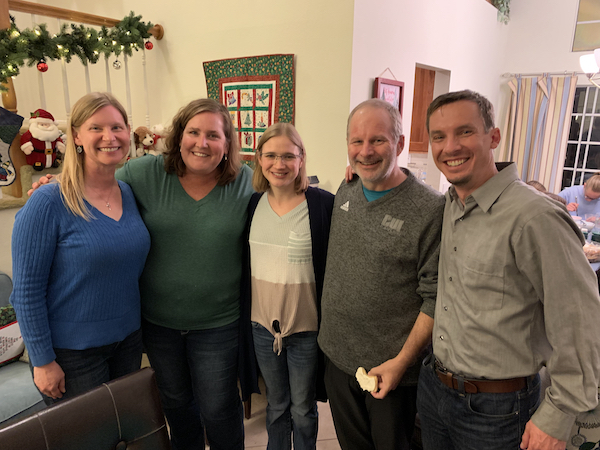
#> input picture classification/src/dept_photo.jpeg, 600 x 450 px
$ python pillow_demo.py
#> lines starting #> are read from the running program, lines starting #| are printed output that depends on the picture
from PIL import Image

# References:
#   Image Processing in Python with Pillow by Joyce Echessa
#     https://auth0.com/blog/image-processing-in-python-with-pillow/

if __name__ == '__main__':

    print("\nPillow")

    # Open and display an image with pillow
    # Notice that the picture opens in an external viewer
    pimage = Image.open('dept_photo.jpeg')
#> pimage is the input picture: PIL image 600x450 RGB; mean R, G, B 116.3, 101.8, 88.5
    print(f"Original Size:  {pimage.size}")
#| Original Size:  (600, 450)
    pimage.show()

    # Resize to a strange size (larger or smaller is OK)
    pimage = Image.open('dept_photo.jpeg')
    pimage = pimage.resize((200, 400))
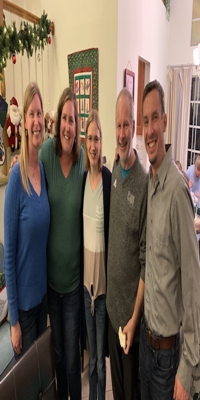
#> pimage: PIL image 200x400 RGB; mean R, G, B 116.3, 101.8, 88.5
    print(f"Resized Size:   {pimage.size}")
#| Resized Size:   (200, 400)
    pimage.show()

    # Resize smaller with thumbnail function
    pimage = Image.open('dept_photo.jpeg')
    pimage.thumbnail((200, 400))
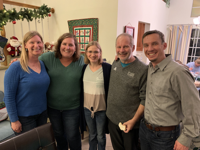
#> pimage: PIL image 200x150 RGB; mean R, G, B 116.3, 101.8, 88.5
    print(f"Thumbnail Size: {pimage.size}")
#| Thumbnail Size: (200, 150)
    pimage.show()

    # Crop the image based on a manual bounding box
    pimage = Image.open('dept_photo.jpeg')
    pimage = pimage.crop((250, 50, 575, 400)) # top-left -> bottom-right
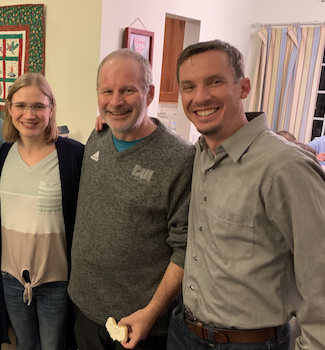
#> pimage: PIL image 325x350 RGB; mean R, G, B 130.4, 110.2, 93.7
    print(f"Cropped Size:   {pimage.size}")
#| Cropped Size:   (325, 350)
    pimage.show()

    # Convert to grayscale
    pimage = Image.open('dept_photo.jpeg')
    pimage = pimage.convert('L')
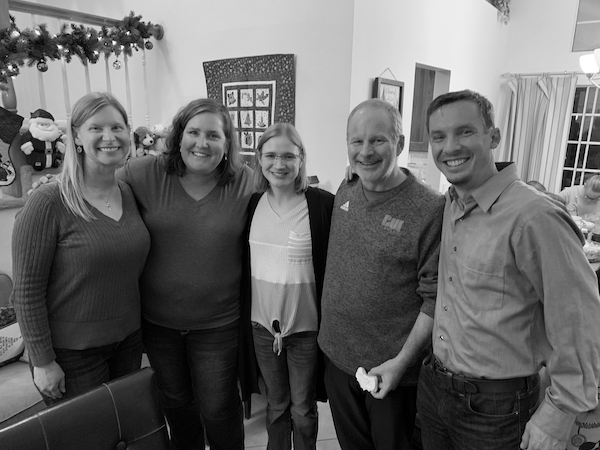
#> pimage: PIL image 600x450 L; min 0, max 255, mean 104.6
    pimage.show()
    pimage.save('gs_dept_photo.jpeg')

    pimage = Image.open('gs_dept_photo.jpeg')
    print(f"\n{pimage}\n")
#| <PIL.JpegImagePlugin.JpegImageFile image mode=L size=600x450 at 0x7FDAC78B0D10>

    print("Done with Pillow\n")

    # -------------------------------------------------------------------------#
